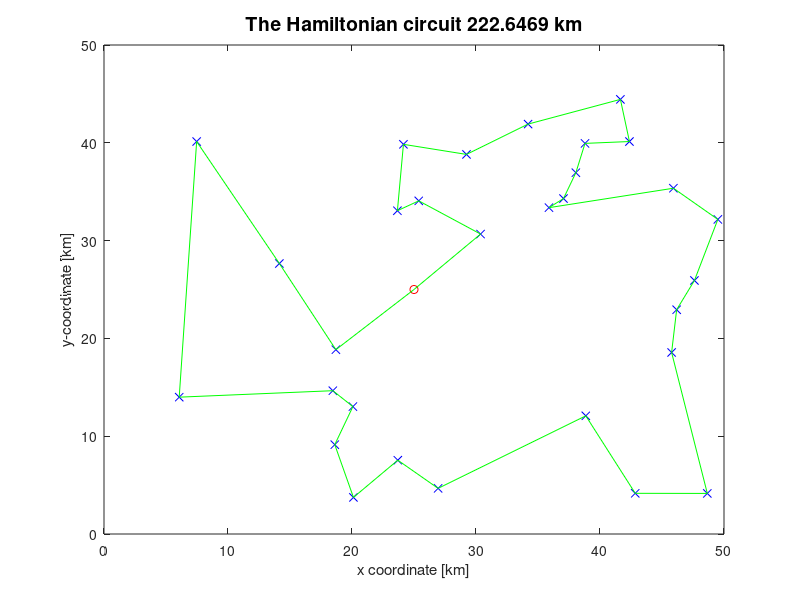

Write the MATLAB code that produced this figure.
function tsp_skeleton(varargin)
    if (nargin == 0)
        % The start location.
        startPoint = [25; 25];
        % The number of cities.
        numberOfCities = 30;
        % The maximal distance from the center.
        mapRadius = 50;    
        % It generates cities randomly.
        points = [startPoint, mapRadius*rand(2, numberOfCities)];
    else
        points = varargin{1};
    end
    numberOfPoints = size(points,2);
    % It shows the generated cities and the start position.
    createGraphOfLocations(points, 'y');
    % All-to-all distances are computed.
    allToAllDistances = computeAllToAllDistances(points);
    % A minimal spanning tree is found.
    edgesOfSpanningTree = minimalSpanningTree(allToAllDistances, numberOfPoints);
    % It draws the minimal spanning tree in the graph.
    drawMinimalSpanningTree(edgesOfSpanningTree, points);
    % 2-approximate algorithm is used to find initial Hamiltonian circuit.
    [hamiltonianCircuit] = findHamiltonianCircuit(allToAllDistances, edgesOfSpanningTree, numberOfPoints);
    % It draws the initial Hamiltonian circuit.
    drawHamiltonianCircuit(hamiltonianCircuit, points, 'y');
    % It prints initial lengths.
    fprintf('The minimal spanning tree: %5.3f km\n', calculateTotalDistance(edgesOfSpanningTree));
    fprintf('Initial Hamiltonian circuit: %5.3f km\n', calculateTotalDistance(hamiltonianCircuit));
    % It tries to improve the length of the route.
    apply2optHeuristicsDCV(hamiltonianCircuit, points);
    
    
function [d] = distance(x,y)
    d = sqrt(sum((x-y)'.*(x-y)', 2))';

    
function [distances] = computeAllToAllDistances(points)
    writeIndex = 1;
    numberOfPoints = size(points,2);
    distances = zeros(3, numberOfPoints*(numberOfPoints-1)/2);
    for i=1:numberOfPoints
        for j=(i+1):numberOfPoints
            distances(:, writeIndex) = [i; j; distance(points(:,i), points(:,j))];
            writeIndex = writeIndex+1;
        end
    end
    % The array of edges is sorted ascendly according to edge lengths.
    [sortedDistances, indices] = sort(distances(3,:));
    distances = [distances(1:2,indices); sortedDistances];

    
function createGraphOfLocations(points, confirm)
    % The start location is at index 1.
    hold off; plot(points(1,1), points(2,1), 'ro'); hold on;
    % Show location of generated cities.
    plot(points(1,2:end), points(2,2:end), 'bx');
    % Add graph labels and a title.
    title('Map of generated cities', 'fontsize', 14);
    xlabel('x coordinate [km]'); ylabel('y-coordinate [km]'); 
    closeGraphAfterConfirmation(confirm);

    
function [treeEdges] = minimalSpanningTree(distances, numberOfPoints)
    % Edges of spanning tree and graph components are required to keep.
    treeEdges = zeros(numberOfPoints-1,1);
    componentNumber = 1; edgeWriterIndex = 1;
    graphComponents = zeros(numberOfPoints,1);
    % The edges are added to the graph in increasing order of distances.
    for k=1:size(distances,2)
        % Select edge (i,j).
        i = distances(1,k); j = distances(2,k);
        % Find out in which components nodes i,j are placed.
        c1 = graphComponents(i); c2 = graphComponents(j);
        % Check if the graph is still acyclic after adding the selected edge.
        if (c1 ~= c2 || (c1 == 0 && c2 == 0))
            % The selected edge can be added without breaking acyclic.
            treeEdges(edgeWriterIndex) = k;
            if ((c1 == 0) && (c2 == 0))
                % The added edge creates a new graph component.
                graphComponents(i) = componentNumber;
                graphComponents(j) = componentNumber;
                componentNumber = componentNumber+1;
            elseif (c1 == 0)
                % The node 'i' is connected with existing component c2.
                graphComponents(i) = c2;
            elseif (c2 == 0)
                % The node 'j' is connected with existing component c1.
                graphComponents(j) = c1;
            else
                % Both components c1 and c2 are merged into one.
                graphComponents(graphComponents == c2) = c1;
            end
            edgeWriterIndex = edgeWriterIndex+1;
        end
    end
    % The edge indices are transformed to edges.
    treeEdges = distances(:,treeEdges);

    
function [totalLength] = calculateTotalDistance(edges)
    totalLength = sum(edges(3,:));

    
function drawMinimalSpanningTree(treeEdges, points)
    % It draws cities and initial location.
    createGraphOfLocations(points, 'n');
    % All edges of the minimal spanning tree are drawn.
    for i=1:size(treeEdges,2)
        i1 = treeEdges(1,i); i2 = treeEdges(2,i);
        x1 = points(1,i1); y1 = points(2,i1);
        x2 = points(1,i2); y2 = points(2,i2);
        plot([x1,x2], [y1,y2], 'r');
    end
    % The length of the minimal spanning tree will be shown in the graph.
    treeLength = calculateTotalDistance(treeEdges);
    title(['The spanning tree ', num2str(treeLength), ' km'],'fontsize', 14);
    closeGraphAfterConfirmation('y');

    
function [circuitEdges] = findHamiltonianCircuit(distances, treeEdges, numberOfPoints)
    % Current location in the map.
    currentNode = 1; edgeWriterIndex = 1;
    % Edges of Hamiltonian circuit.
    circuitEdges = zeros(3, size(treeEdges,2));
    % The array of visited points.
    closedNodes = zeros(numberOfPoints,1);

    while ~all(closedNodes > 0.5)
        % All edges from the 'currentNode' are selected.
        selectedEdges = treeEdges(:, ceil(find(treeEdges(1:2,:) == currentNode)/2));
        % Each acceptable edge has both its nodes unclosed.
        usableEdges = find((closedNodes(selectedEdges(1,:))+closedNodes(selectedEdges(2,:))) < 0.5);
        if (~isempty(usableEdges))
            % The spanning tree edge is used.
            cheapestEdge = selectedEdges(:,usableEdges(1));
        else
            % The cheapest edge is selected from the graph.
            candidateEdges = distances(:, ceil(find(distances(1:2,:) == currentNode)/2));
            % It finds the first cheapest edge which has both nodes unclosed.
            edgeIndex = find((closedNodes(candidateEdges(1,:))+closedNodes(candidateEdges(2,:))) < 0.5, 1);
            if (isempty(edgeIndex))
                % The last edge is added to create circuit. 
                cheapestEdge = distances(:, (distances(1,:) == 1) & (distances(2,:) == currentNode));
            else
                cheapestEdge = candidateEdges(:, edgeIndex);
            end
        end
        % Check edge orientation and swap direction if it is required.
        if (cheapestEdge(1) ~= currentNode)
            cheapestEdge(1:2) = cheapestEdge(2:-1:1);
        end
        % Add the edge to the circuit, close current node and continue...
        circuitEdges(:,edgeWriterIndex) = cheapestEdge;
        edgeWriterIndex = edgeWriterIndex+1;
        closedNodes(currentNode) = 1;
        currentNode = cheapestEdge(2,1);
    end


function drawHamiltonianCircuit(circuitEdges, points, confirm)
    % It draws cities and initial location.
    createGraphOfLocations(points, 'n');
    % Plot Hamiltonian circuit.
    Lines = [circuitEdges(1:2,:); inf*ones(1,size(circuitEdges,2))];
    Lines = [Lines(:)'; Lines(:)'];
    Lines(:,(Lines(1,:) ~= Inf)) = points(:,Lines(1,(Lines(1,:) ~= Inf)));
    plot(Lines(1,:), Lines(2,:), 'g');
    % It computes and print the length of the Hamiltonian circuit.
    circuitLength = calculateTotalDistance(circuitEdges);
    title(['The Hamiltonian circuit ', num2str(circuitLength), ' km'], 'fontsize', 14);
    closeGraphAfterConfirmation(confirm);


function drawKoptImprovement(circuitEdges, locations, removeEdges, newEdges)
    % It draws the Hamiltonian circuit.
    drawHamiltonianCircuit(circuitEdges, locations, 'n');
    % The red edges will be removed.
    for i=1:size(removeEdges,2)
        edge = locations(:,removeEdges(1:2,i)');
        plot(edge(1,:), edge(2,:), 'r');
    end
    % The blue edged will be added.
    for i=1:size(newEdges,2)
        edge = locations(:,newEdges(1:2,i)');
        plot(edge(1,:), edge(2,:), 'b');
    end
    closeGraphAfterConfirmation('y');
    

function closeGraphAfterConfirmation(confirm)
    if (strcmp('y', confirm))
        input('Please press any key to continue...');
        close();
    end

    
function apply2optHeuristicsDCV(circuit, locations)
    numberOfLocations = size(locations,2);    
    % It computes all-to-all distance matrix.
    t = 0:(numberOfLocations*numberOfLocations-1);
    distanceVector = distance(locations(:,fix(t/numberOfLocations)+1), locations(:,mod(t,numberOfLocations)+1));
    matrixOfWeights = reshape(distanceVector, numberOfLocations, numberOfLocations);
    
    % TODO - implement 2-opt heuristic.
    % Use drawKoptImprovement function to show progress.
    % drawKoptImprovement(circuitEdges, locations, removeEdges, newEdges)
    improvement = true;
    while(improvement)
        [circuit,improvement] = twoopt(circuit,matrixOfWeights,locations);
    end
    
    % It displays final route.
    drawHamiltonianCircuit(circuit, locations, 'y');

function [circuit,improvement] = twoopt(circuit,w,locations)
    improvement = false;
    for i=1:size(circuit,2)
        for j=i+2:size(circuit,2)
            if(i ~= j)
                newTour = circuit;
                e1 = newTour(:,i);
                e2 = newTour(:,j);
                if(w(e1(1),e2(1)) + w(e1(2),e2(2)) < w(e1(1),e1(2)) + w(e2(1),e2(2)))
                    newTour(2,i) = e2(1);
                    newTour(3,i) = w(e1(1),e2(1));
                    
                    newTour(1,j) = e1(2);
                    newTour(3,j) = w(e1(2),e2(2));
                    
                    newTour(:,i+1:j-1) = fliplr(newTour(:,i+1:j-1));
                    newTour(1:2,i+1:j-1) = flipud(newTour(1:2,i+1:j-1));
                    
                    removedEdges(:,1) = circuit(:,i);
                    removedEdges(:,2) = circuit(:,j);
                    addedEdges(:,1) = newTour(:,i);
                    addedEdges(:,2) = newTour(:,j);
                    drawKoptImprovement(newTour, locations, removedEdges, addedEdges)
                    circuit = newTour;
                    improvement = true;
                    return;
                end
            end
        end
    end
